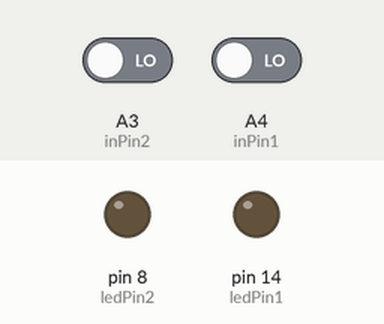
Bench run of a sketch on a simulated Arduino Uno, built with avr-gcc and run on an emulated ATmega328P. Shown: output pins drawn as LEDs (lit = HIGH). Inputs (shaded band) come from the test bench; at power-on: A3 (inPin2) LOW, A4 (inPin1) LOW.

Above: at 1.2 s.
1.3 s: A3 (inPin2) driven HIGH
At 2.0 s:
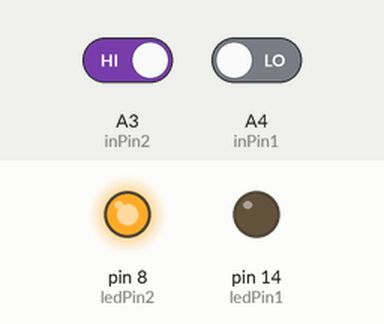
2.8 s: A4 (inPin1) driven HIGH
At 3.2 s:
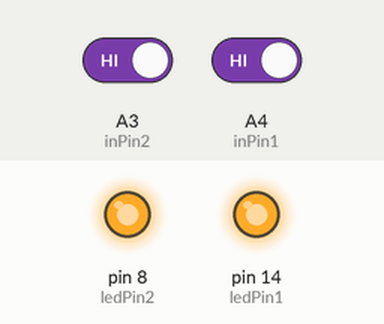
4.3 s: A3 (inPin2) driven LOW
At 5.5 s:
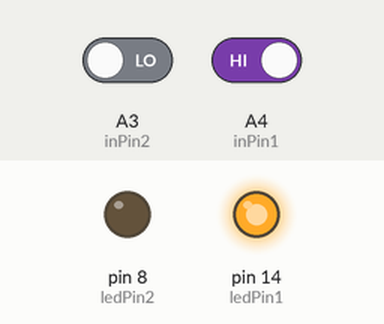
5.8 s: A4 (inPin1) driven LOW
At 6.6 s:
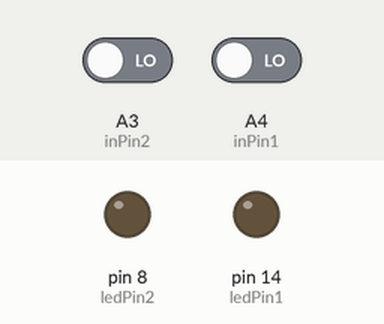
Timing chart, 0 to 8.3 s (numbered marks = the images above; inputs shaded):
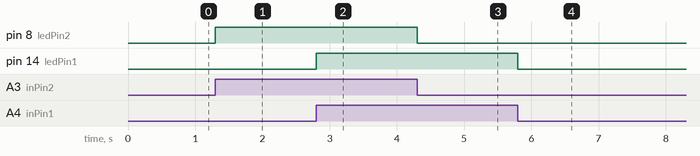

Measured:
- after the input at 1.3 s, pin 8 (ledPin2): LOW → HIGH at once
- after the input at 2.8 s, pin 14 (ledPin1): LOW → HIGH at once
- after the input at 4.3 s, pin 8 (ledPin2): HIGH → LOW at once
- after the input at 5.8 s, pin 14 (ledPin1): HIGH → LOW at once

The sketch:

ModeSelect.ino.ino
```cpp
int ledPin1 = 14; // LED connected to digital pin 14
int ledPin2 = 8;
int inPin1 = A4;   // pushbutton connected to digital pin 7
int inPin2 = A3;
int val1 = 0;     // variable to store the read value
int val2 = 0;

void setup()
{
  pinMode(ledPin1, OUTPUT);      // sets the digital pin 13 as output
  pinMode(ledPin2, OUTPUT);
  pinMode(inPin1, INPUT);      // sets the digital pin 7 as input
  pinMode(inPin2, INPUT);
}

void loop()
{
  val1 = digitalRead(inPin1);   // read the input pin
  val2 = digitalRead(inPin2);
  digitalWrite(ledPin1, val1);    // sets the LED to the button's value
  digitalWrite(ledPin2, val2);
}
```
